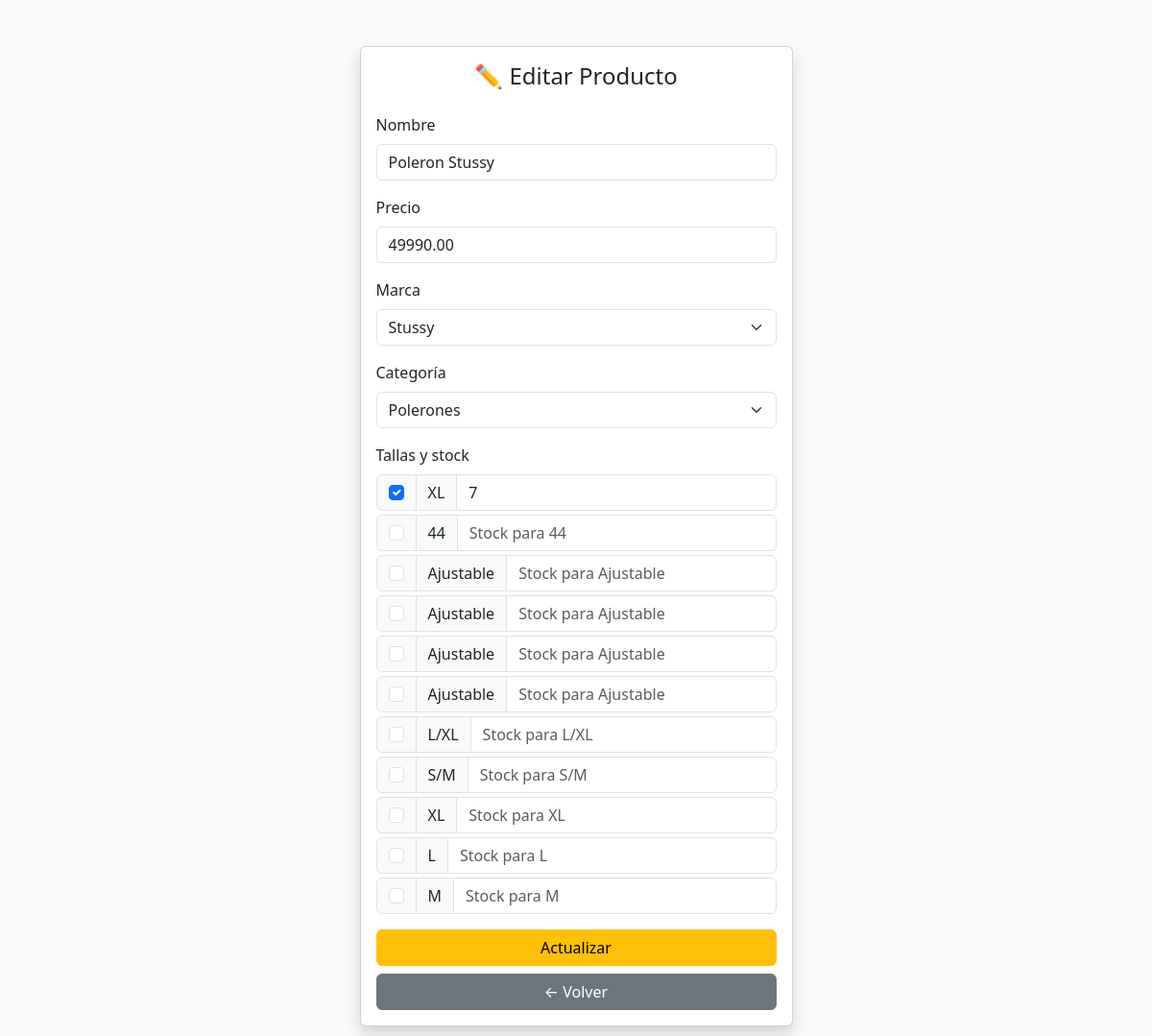
The page /views/products/edit.php?id=5 (signed in) on the database its author committed.
### tables this page shows
CREATE TABLE `products` (
  `id` int(11) NOT NULL,
  `user_id` int(11) DEFAULT NULL,
  `name` varchar(100) DEFAULT NULL,
  `price` decimal(10,2) DEFAULT NULL,
  `created_at` timestamp NOT NULL DEFAULT current_timestamp(),
  `brand_id` int(11) DEFAULT NULL,
  `category_id` int(11) DEFAULT NULL
);

CREATE TABLE `brands` (
  `id` int(11) NOT NULL,
  `name` varchar(100) NOT NULL
);

CREATE TABLE `categories` (
  `id` int(11) NOT NULL,
  `name` varchar(100) NOT NULL
);

CREATE TABLE `sizes` (
  `id` int(11) NOT NULL,
  `label` varchar(10) NOT NULL
);

### views/products/edit.php (the view, shortened to what this page needs)
<?php
require_once '../../config/database.php';
$id = $_GET['id'] ?? null;
$user_id = $_SESSION['user']['id'];
$stmt = $pdo->prepare("SELECT * FROM products WHERE id = ? AND user_id = ?");
$stmt->execute([$id, $user_id]);
$product = $stmt->fetch();
$marcas = $pdo->query("SELECT id, name FROM brands")->fetchAll();
$categorias = $pdo->query("SELECT id, name FROM categories")->fetchAll();
$tallas = $pdo->query("SELECT id, label FROM sizes")->fetchAll();
$stmt = $pdo->prepare("SELECT size_id, stock FROM product_sizes WHERE product_id = ?");
$stmt->execute([$product['id']]);
$stock_por_talla = [];
foreach ($stmt->fetchAll() as $row) {
    $stock_por_talla[$row['size_id']] = $row['stock'];
}
?>
<!DOCTYPE html>
<html lang="es">
<head>
  <link href="https://cdn.jsdelivr.net/npm/bootstrap@5.3.0/dist/css/bootstrap.min.css" rel="stylesheet">
</head>
<body class="bg-light">
<div class="container py-5">
  <div class="row justify-content-center">
    <div class="col-md-6 col-lg-5">
      <div class="card shadow">
        <div class="card-body">
          <h4 class="card-title text-center mb-4">✏️ Editar Producto</h4>
          <form method="POST" action="../../controllers/UpdateProduct.php">
            <div class="mb-3">
              <label class="form-label">Nombre</label>
              <input name="name" type="text" class="form-control" value="<?= htmlspecialchars($product['name']) ?>" required>
            </div>
            <div class="mb-3">
              <label class="form-label">Precio</label>
              <input name="price" type="number" step="0.01" class="form-control" value="<?= $product['price'] ?>" required>
            </div>
            <div class="mb-3">
              <label class="form-label">Marca</label>
              <select name="brand_id" class="form-select" required>
                <?php foreach ($marcas as $m): ?>
                  <option value="<?= $m['id'] ?>" <?= $m['id'] == $product['brand_id'] ? 'selected' : '' ?>>
                    <?= $m['name'] ?>
                  </option>
                <?php endforeach; ?>
              </select>
            </div>
            <div class="mb-3">
              <label class="form-label">Categoría</label>
              <select name="category_id" class="form-select" required>
                <?php foreach ($categorias as $c): ?>
                  <option value="<?= $c['id'] ?>" <?= $c['id'] == $product['category_id'] ? 'selected' : '' ?>>
                    <?= $c['name'] ?>
                  </option>
                <?php endforeach; ?>
              </select>
            </div>
            <div class="mb-3">
              <label class="form-label">Tallas y stock</label>
              <?php foreach ($tallas as $t):
                $checked = isset($stock_por_talla[$t['id']]);
                $cantidad = $checked ? $stock_por_talla[$t['id']] : '';
              ?>
              <div class="input-group mb-1">
                <div class="input-group-text">
                  <input class="form-check-input mt-0" type="checkbox" name="sizes[<?= $t['id'] ?>]" <?= $checked ? 'checked' : '' ?>>
                </div>
                <span class="input-group-text"><?= $t['label'] ?></span>
                <input type="number" name="stock[<?= $t['id'] ?>]" class="form-control" placeholder="Stock para <?= $t['label'] ?>" value="<?= $cantidad ?>">
              </div>
              <?php endforeach; ?>
            </div>
            <button type="submit" class="btn btn-warning w-100">Actualizar</button>
            <a href="index.php" class="btn btn-secondary w-100 mt-2">← Volver</a>
          </form>
        </div>
      </div>
    </div>
  </div>
</div>
</body>
</html>

### rows shown on the page
products: name "Poleron Stussy", price "49990.00", brand_id "Stussy", category_id "Polerones"
sizes: id "☑", label "XL", id "7"
sizes: label "44", label "Stock para 44"
sizes: label "Ajustable", label "Stock para Ajustable"
sizes: label "Ajustable", label "Stock para Ajustable"
sizes: label "Ajustable", label "Stock para Ajustable"
sizes: label "Ajustable", label "Stock para Ajustable"
sizes: label "L/XL", label "Stock para L/XL"
sizes: label "S/M", label "Stock para S/M"
sizes: label "XL", label "Stock para XL"
sizes: label "L", label "Stock para L"
sizes: label "M", label "Stock para M"
